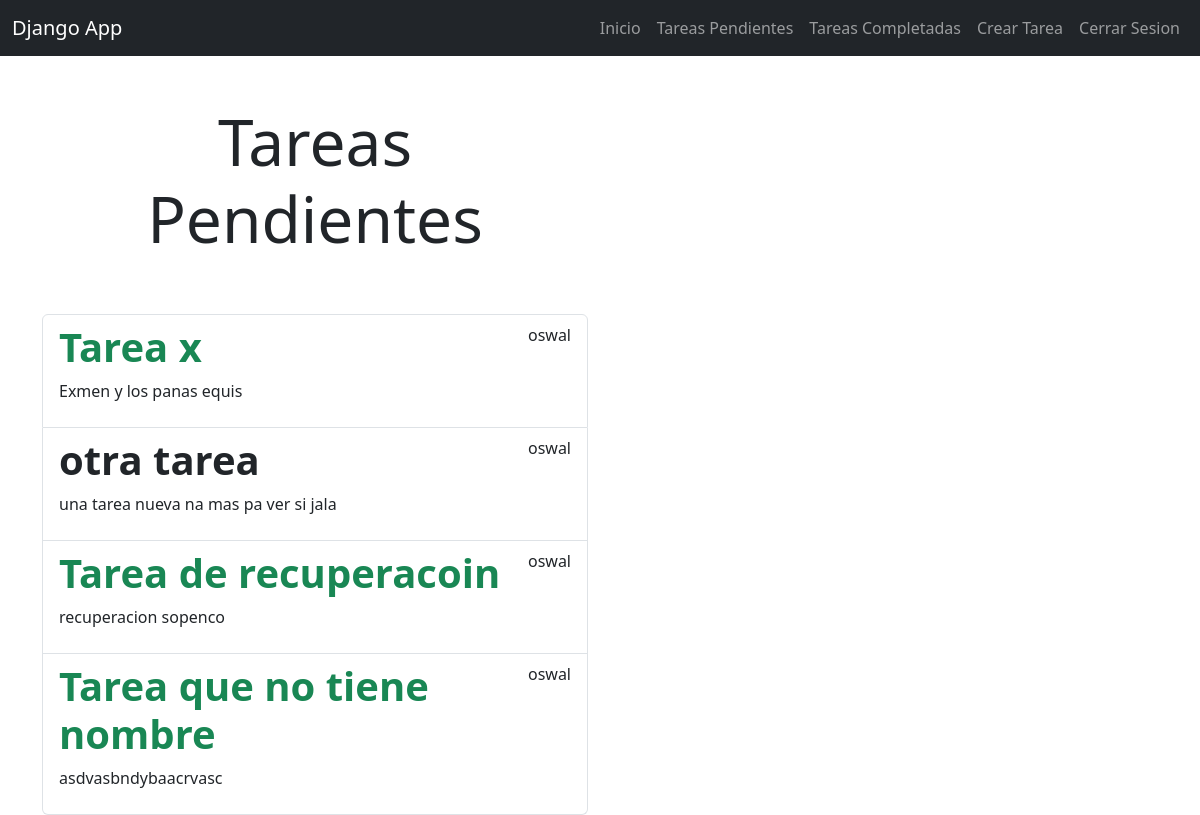
Page /tasks/ (signed in) on the earlier database version.
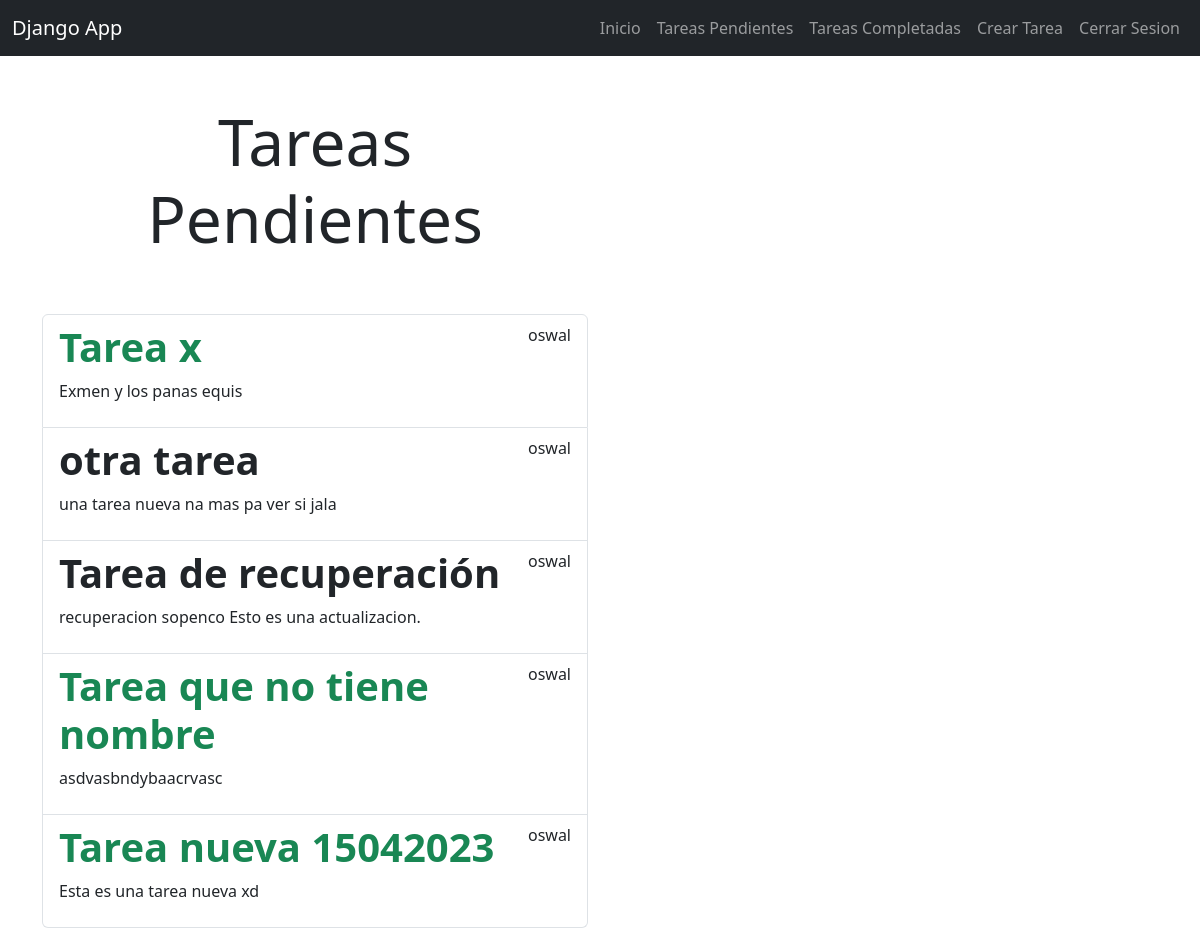
Same page on the later database version.
### tasks/models.py (models this page shows, shortened)
class Task(models.Model):
    titulo = models.CharField(max_length=200) #Titulo
    descripcion = models.TextField(blank=True) #Descripcion
    Fcreado = models.DateTimeField(auto_now_add=True) #para asignar en automatico la fecha y hora en archivo
    Fcompletado = models.DateTimeField(null=True, blank=True) #fecha de completado el blank es para pasar el dato vacio el admin
    importante = models.BooleanField(default=False) #asignar si es importante
    user = models.ForeignKey(User, on_delete=models.CASCADE)  #id usuario

### tasks/views.py (the view)
# urls.py: path('tasks/', views.tasks, name='Tareas'), #vista de tareas
@login_required
def tasks(request): #aqui se listan las tareas para hacer una consulta.
    tasks = Task.objects.filter(user = request.user, Fcompletado__isnull = True) #para ver la consulta de tareas solo del usuario logeado
    return render(request, 'tasks.html', {'tasks':tasks})

### tasks/templates/tasks.html (shortened to what this page needs)
{% extends 'base.html' %}
{% block content %}
    <main class="container">
        <div class="row">
            <div class="col-md-6 offset-md3">
                <h1 class="text-center display-3 py-5"> Tareas Pendientes </h1>
                    <ul class="list-group">
                        {% for task in tasks %}
                        <a class="list-group-item" href="{% url 'detalle_tareas' task.id %}">
                            <header class="d-flex justify-content-between">
                                    {% if task.importante %}
                                <h1 class="fw-bold text-success">{{task.titulo}}</h1>
                                {% else %}
                                <h1 class="fw-bold">{{task.titulo}}</h1>
                                {% endif %}
                                <p>{{task.user.username}}</p>
                            </header>
                            <p>{{task.descripcion}}</p>
                        </a>
                        {% endfor %}
                    </ul>
            </div>
        </div>
    </main>
{% endblock %}

### tasks/templates/base.html (shortened to what this page needs)
<!DOCTYPE html>
<html lang="en">
<head>
    <link rel="stylesheet" href="https://cdn.jsdelivr.net/npm/bootstrap@5.3.0-alpha3/dist/css/bootstrap.min.css">
</head>
<body>
<nav class="navbar navbar-expand-lg bg-dark navbar-dark">
  <div class="container-fluid">
    <a class="navbar-brand" href="/">Django App</a>
    <div class="collapse navbar-collapse" id="navbarNav">
      <ul class="navbar-nav ms-auto">
        <li class="nav-item">
                <a class="nav-link"  href="/">Inicio</a>
                {% if user.is_authenticated %}
            </li>
            <li class="nav-item">
                <a class="nav-link" href="{% url 'Tareas' %}">Tareas Pendientes</a>
            </li>
            <li class="nav-item">
                <a class="nav-link" href="/tasks_completed">Tareas Completadas</a>
            </li>
            <li class="nav-item">
                <a class="nav-link" href="/tasks/create">Crear Tarea</a>
            </li>
            <li class="nav-item">
                <a class="nav-link" href="/logout">Cerrar Sesion</a>
            </li>
            {% endif %}
      </ul>
    </div>
  </div>
</nav>
    {% block content %}
    {% endblock %}
</body>
</html>

Differences in the rows shown:
changed Task: importante True → False (drawn); descripcion "recuperacion sopenco" → "recuperacion sopenco Esto es una actualizacion."; titulo "Tarea de recuperacoin" → "Tarea de recuperación"
added Task: titulo "Tarea nueva 15042023", user.username "oswal", descripcion "Esta es una tarea nueva xd"
